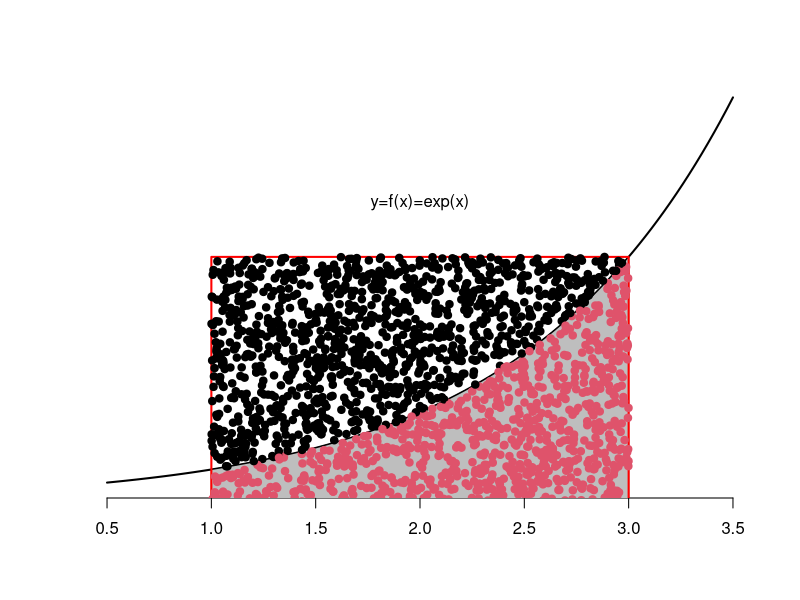
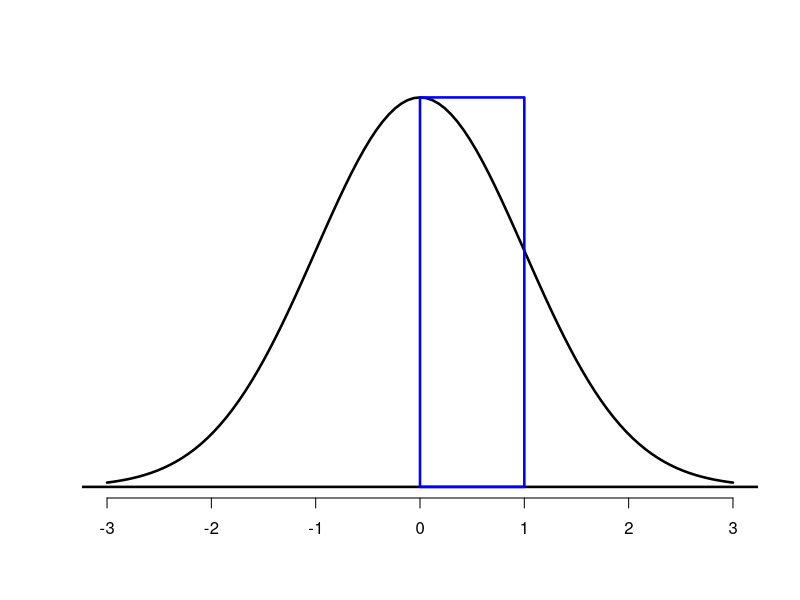
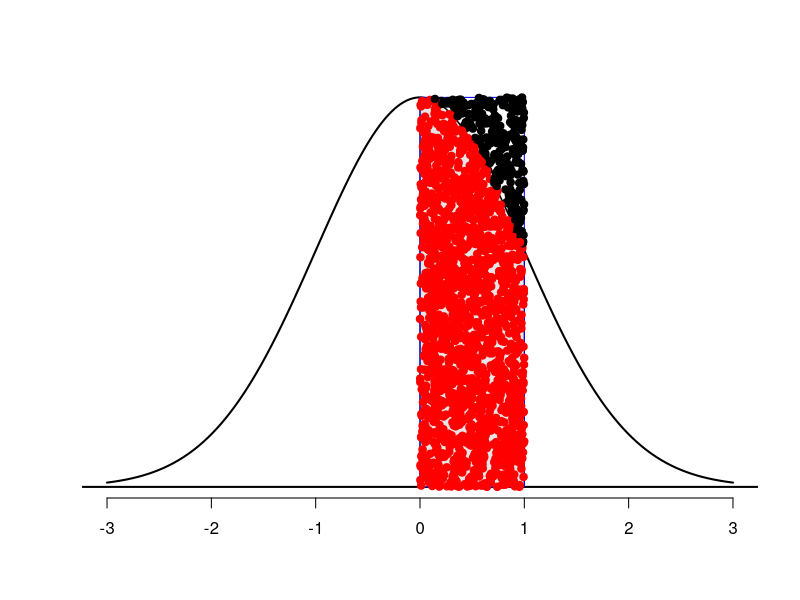

The R script that drew these images, in order:
#exponencial
curve(exp,0.5,3.5,lwd=2,axes=FALSE,xlab = "",ylab = "")
axis(1)
t <- seq(1,3,by = 0.01)
x <- c(1,t,3)
y <- c(0,exp(t),0)
polygon(x,y,col="grey")
abline(h=0,lwd=2)
rect(1,0,3,exp(3),border = "red",lwd=2)
n <- 2000
x1 <- runif(n,1,3)
y1 <- runif(n,0,exp(3))
ab <- as.factor((y1<=exp(x1))*1)
points(x1,y1,col=c(1,2)[ab],pch=c(19,19)[ab])

#valor a aproximar
exp(3)-exp(1)
#resultado de simulaciones
(table(ab)/n)*2*exp(3)
text(2,exp(3.2),"y=f(x)=exp(x)")


#distribucion normal
curve(dnorm,-3,3,axes=FALSE,xlab = "",ylab = "",lwd=2.5)
axis(1)
abline(h=0,lwd=2.5)

#programacion
rect(0,0,1,dnorm(0),border = "blue",lwd = 2.5)
contador <- 0
n <- 2000
for(i in 1:n){
  x <- runif(n,0,1)
  y <- runif(n,0,dnorm(0))
  if(y[i]<=dnorm(x[i]))
    contador <- contador+1 
}
prob <- (contador/n)*1*dnorm(0)
#area aproximada
prob

#area real
pnorm(1)-pnorm(0)

#funcion montecarlo
f <- function(x)  exp(-0.5*x^2)/sqrt(2*pi)
 
  x2 <- seq(-3,3,by = 0.01)
  plot(x2,f(x2),type = "l",lwd=2,axes=F,xlab = "",ylab = "")
  axis(1)
  abline(h=0,lwd=2)
  polygon(c(0,seq(0,1,by=0.01),1),c(0,dnorm(seq(0,1,by=0.01)),0),col="grey90")
  rect(0,0,1,dnorm(0),border = "blue")
  n2 <- 2000
  x3 <- runif(n2,0,1)
  y3 <- runif(n2,0,dnorm(0))
  colour <- ifelse(y3<=dnorm(x3),"red","black")
  points(x3,y3,col=colour,pch=c(19,19))

  prob3 <- (table(colour)/n2)*1*dnorm(0)
  prob3
  
  pnorm(1)-pnorm(0)
  
  
  
  
    